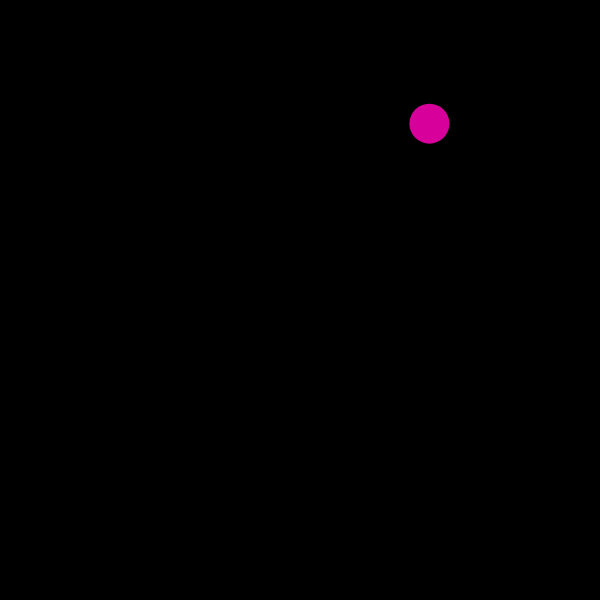
Frame 1 (no input)
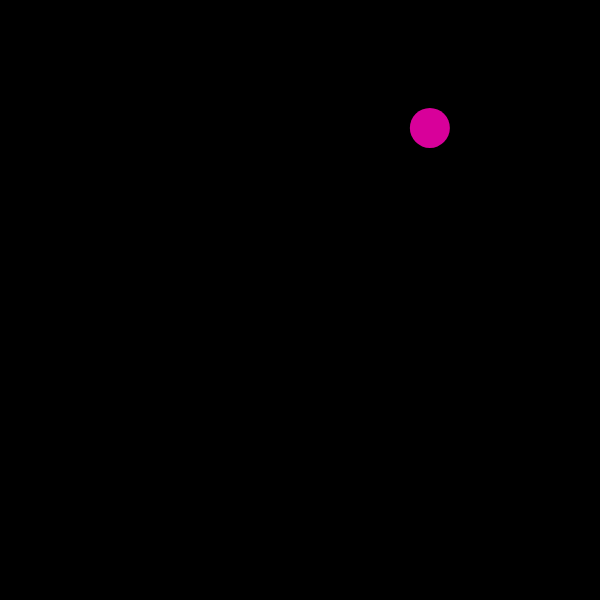
Frame 60 (no input)
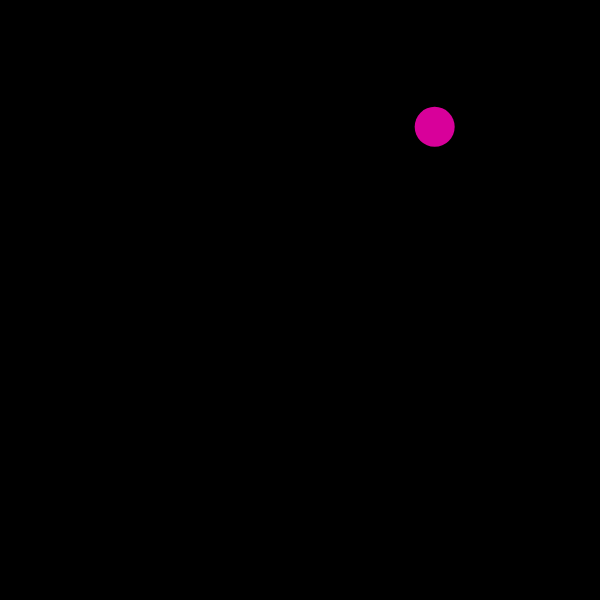
Frame 120 (the mouse pressed at the canvas centre since frame 60)

The p5.js sketch that drew these frames (run headless with seeded random() and noise() and a simulated clock; from frame 60 on, the mouse is pressed at the canvas centre):

// p5.js sketch
// ── sketch.js
var cells=[];

function setup() {
    createCanvas(600,600);
    cells.push(new Cell());
}

function draw() {
    background(0);
    cells.forEach(e =>{
        e.move();
        e.show();
    });
}

function mousePressed(){
    for(var i = cells.length -1 ;i>=0;i--){
        if(dist(mouseX,mouseY,cells[i].pos.x,cells[i].pos.y)<=cells[i].r){
            cells.push(cells[i].mitosis());
            break;
        }
    }

   
}



// ── cell.js

class Cell {
    constructor() {
        this.pos = createVector(random(width),random(height));
        this.r = 40;
        this.c = color(random(100,255),0,random(100,255));
    }
    move(){
        var vel = p5.Vector.random2D();
        this.pos.add(vel);
    }

    show(){
        noStroke();
        fill(this.c);
        ellipse(this.pos.x,this.pos.y,this.r,this.r);
    }

    mitosis(){
        var newCell = new Cell();
        this.r*=0.8;
        // newCell.r = this.r;
        // newCell.pos.x = this.pos.x;
        // newCell.pos.y = this.pos.y;
        this.pos.x+=30;
        return newCell;
    }
}
